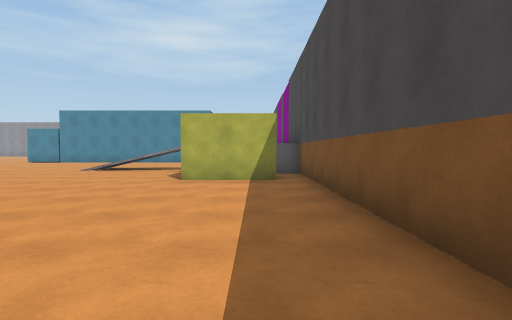
view 1 (above)

24 first-person views from a walk through a 3-D level made in the Unity game engine. The camera is 1.3 m above the floor, tilts 2° down and sees 80° across. The floor is counted in squares, 2 m on a side. Each view is taken from the middle of a square. On the plan, view 1 faces up. The plan holds only what a view shows up to about 10 squares ahead; the rest is blank. The place goes on beyond the plan. The player character is not drawn. Surface patterns are stand-ins for the level's own textures.

view 2
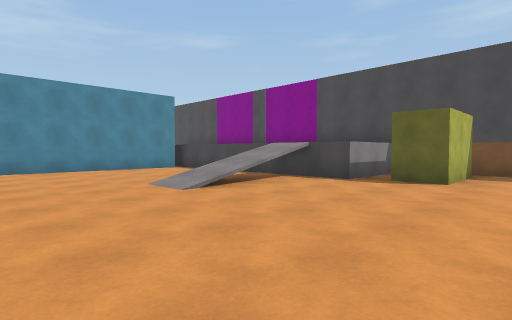

view 3
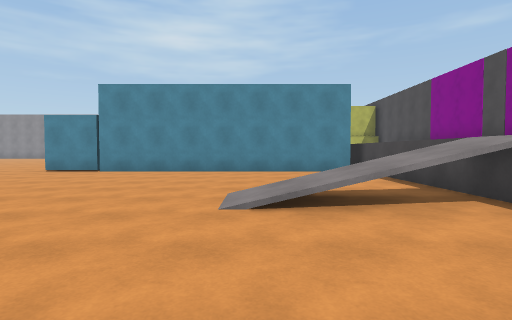

view 4
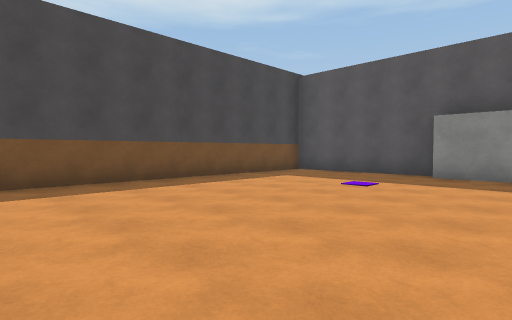

view 5
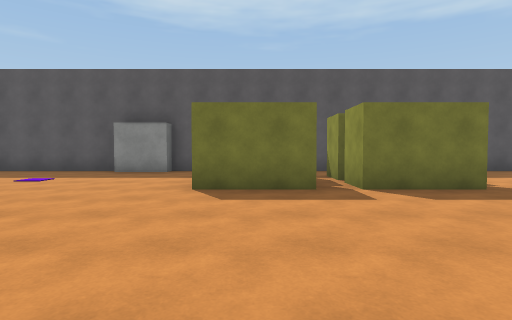

view 6
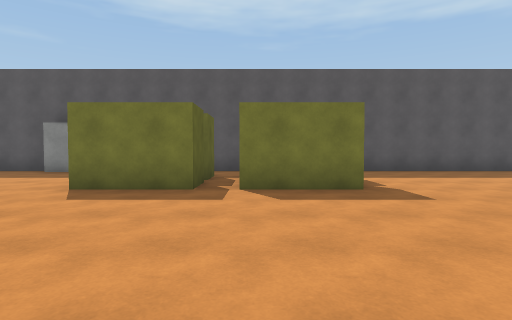

view 7
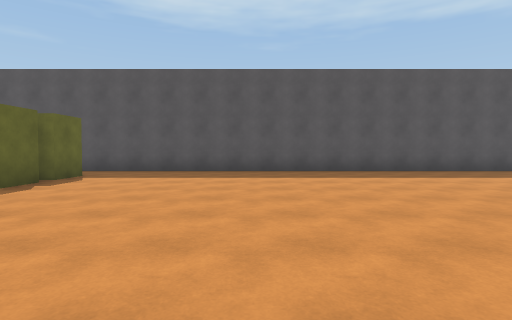

view 8
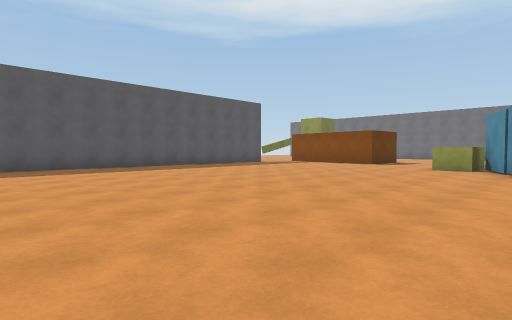

view 9
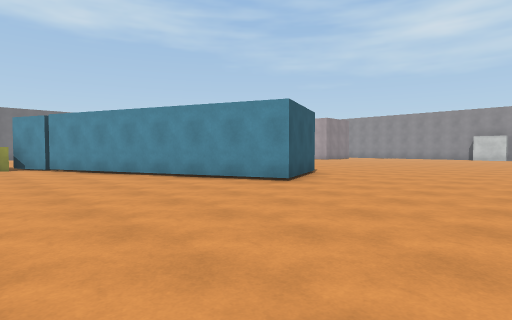

view 10
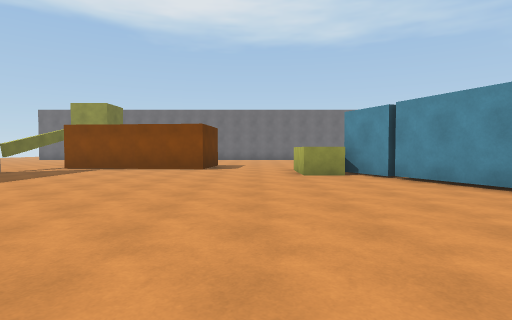

view 11
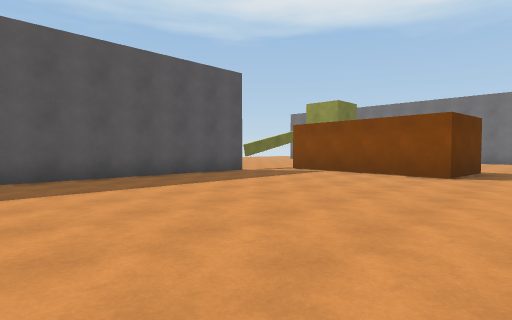

view 12
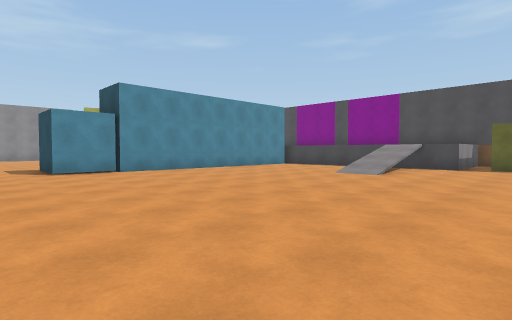

view 13
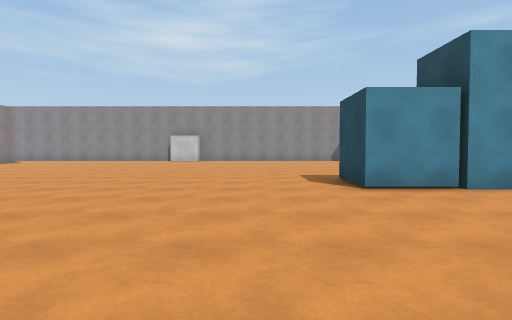

view 14
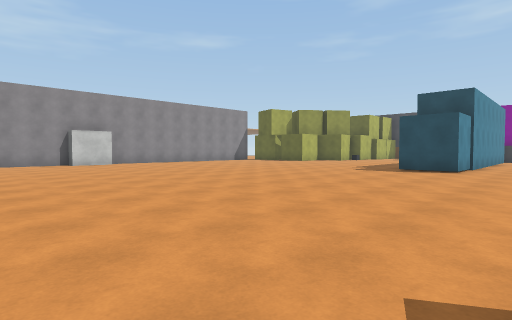

view 15
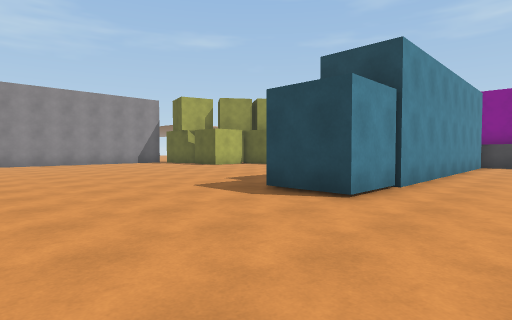

view 16
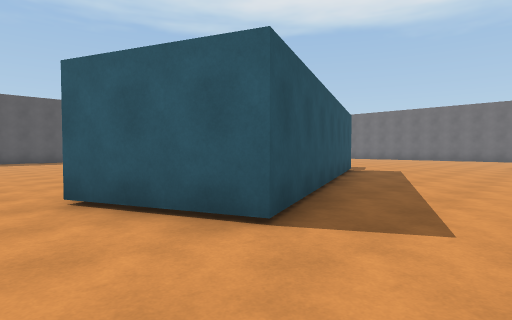

view 17
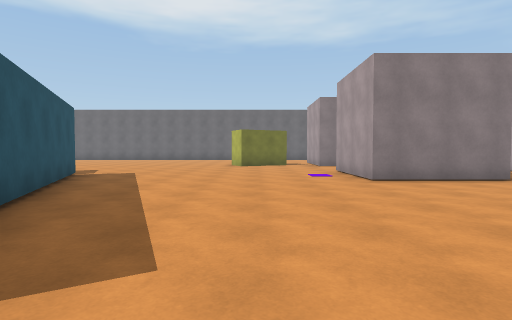

view 18
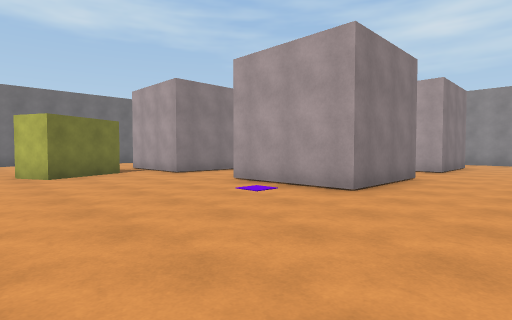

view 19
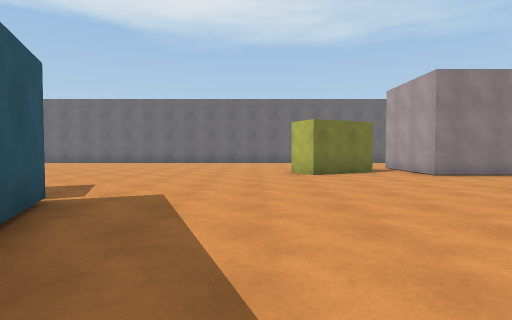

view 20
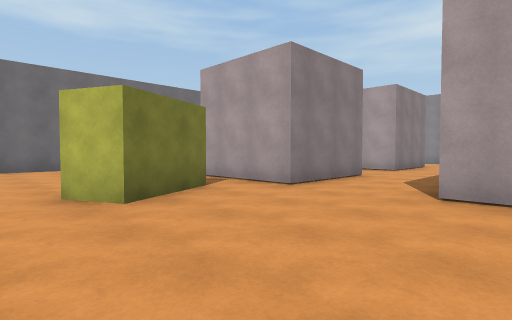

view 21
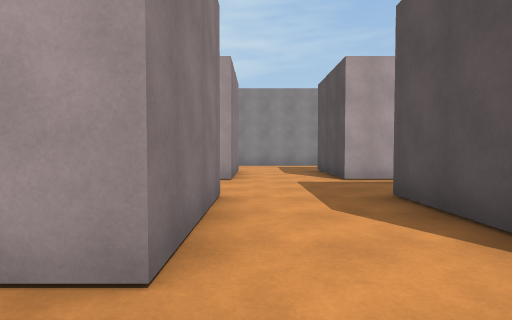

view 22
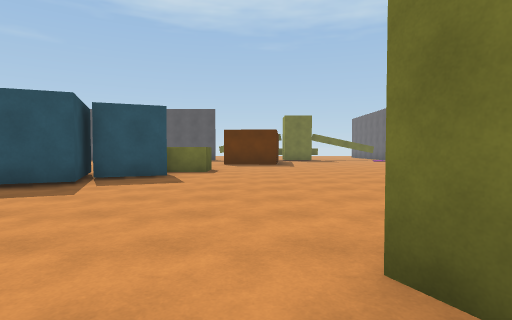

view 23
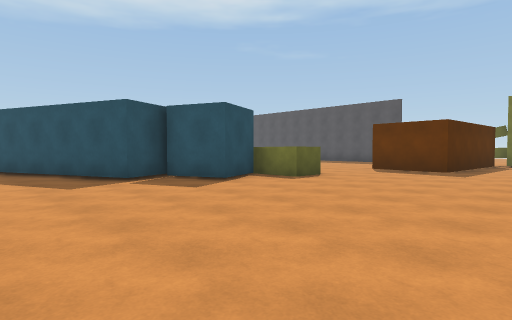

view 24
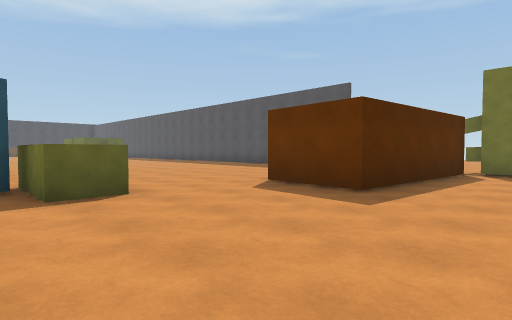

### Floor plan
Points are (right, up) in squares from view 1. A wall is a line through its corners. A room is listed if a view was taken in it or the views show most of it. See-through windows are left out.
Room 1 (views 1, 2, 3, 4, 5, 6, 7, 8, 9, 10, 11, 12, 13, 14, 15, 16, 17, 18, 19, 20, 21, 22, 23, 24)
walls: (-24.7, 7) (-25.7, 9.4) (-18.9, 12.3) (-17.9, 9.9) (-26.3, 6.4) (-26.9, 7.8) (-25.4, 8.4); (-10.8, 0) (-10.8, 1.1) (-8.7, 1.1); (-8, 1.1) (-5.9, 1.1); (-10.8, -1.5) (-10.8, -0.4) (-10.4, -0.4); (-24.3, 19.2) (-24.3, 16.4) (-27.1, 16.4); (-1.9, 10.5) (-1.9, 11.5); (-1.9, 8.1) (-1.9, 9.3) (-3.1, 9.3); (-27.6, 5.1) (-27.6, 6.2) (-25.5, 6.2) (-25.5, 5.2) (-26.4, 5.2); (-2.1, 14.9) (-11.2, 14.9) (-11.2, 16.6); (-27.1, 17.2) (-27.1, 19.2); (0.5, 6.4) (-1.6, 6.4) (-1.6, 7.5); (-30.6, 15.3) (-29.7, 13.4) (-30.7, 13); (-4.5, -2.7) (-2.9, -2.7); (-5.1, -3.2) (-4.5, -3.2); (1.2, 13.4) (1.2, 16.1); (-24.3, 23.9) (-24.3, 21.5) (-27.1, 21.5) (-27.1, 24.2); (-29.5, 19.2) (-29.5, 16.4) (-30.4, 16.4); (-26.6, -3.2) (-7.8, -3.2); (-2.9, -3.2) (1.2, -3.2) (1.2, 10); (-28.1, -3.2) (-26.8, -3.2); (-30.3, -2.2) (-29.8, 2.5) (-27.7, 2.3) (-28.1, -2); (-31.2, -2.1) (-30.6, -2.1); (-29.5, 24.1) (-29.5, 21.5) (-30.6, 21.5)
ways out: opening at (-31.5, 14.5); opening at (1, 7); gap at (-27, -3)

Positions as (right, up) in squares from view 1, and headings:
1: (0, 0), facing up
2: (-8, 5), facing up-right
3: (-5, 6), facing up
4: (-5, 5), facing down-right
5: (-7, 6), facing down
6: (-9, 6), facing down
7: (-15, 6), facing down
8: (-15, 8), facing down-left
9: (-14, 5), facing up-left
10: (-18, 4), facing left
11: (-20, 4), facing down-left
12: (-13, 6), facing up-right
13: (-13, 10), facing up
14: (-21, 13), facing up-right
15: (-15, 13), facing up-right
16: (-17, 14), facing down-left
17: (-18, 14), facing left
18: (-22, 12), facing up-left
19: (-22, 12), facing left
20: (-26, 12), facing up-left
21: (-29, 15), facing up
22: (-29, 15), facing down
23: (-32, 12), facing down-right
24: (-32, 7), facing down-right
